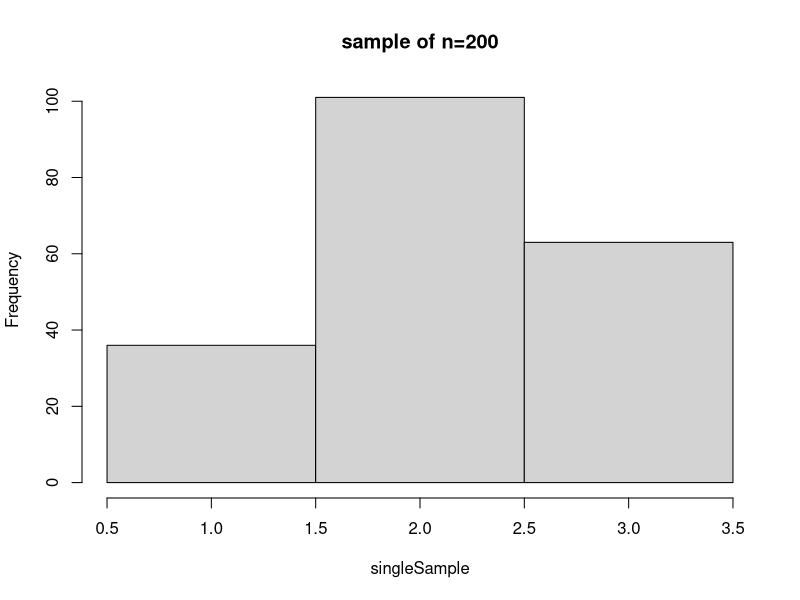
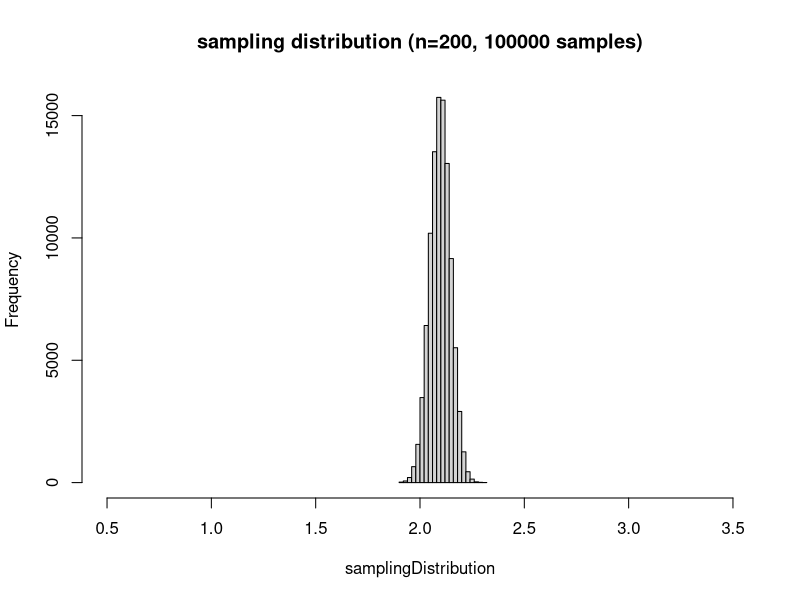
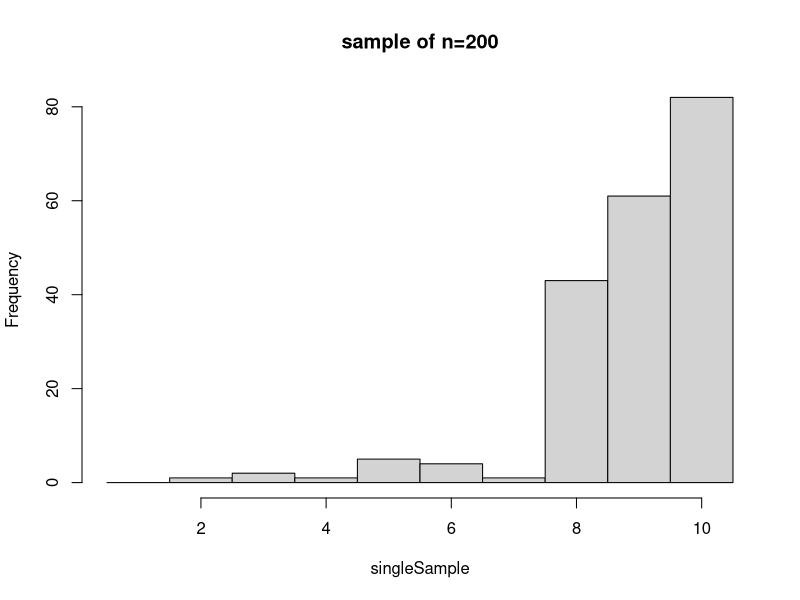
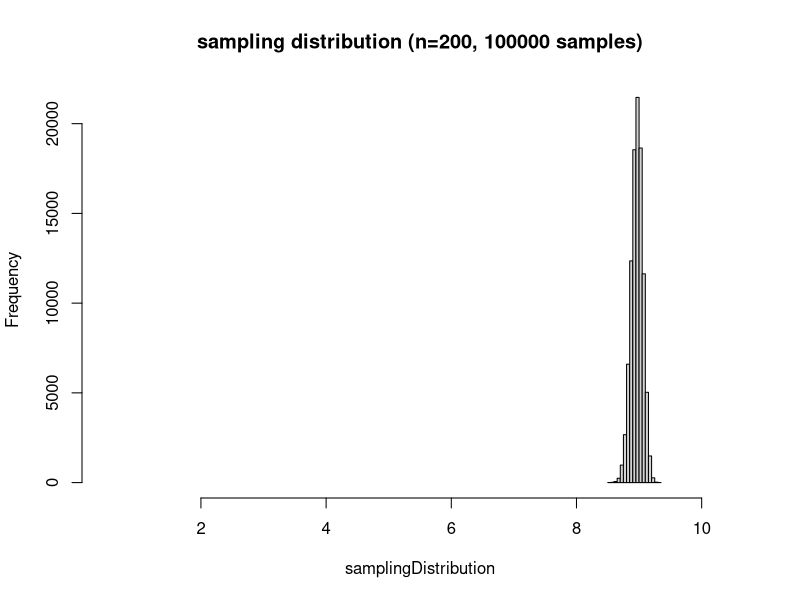
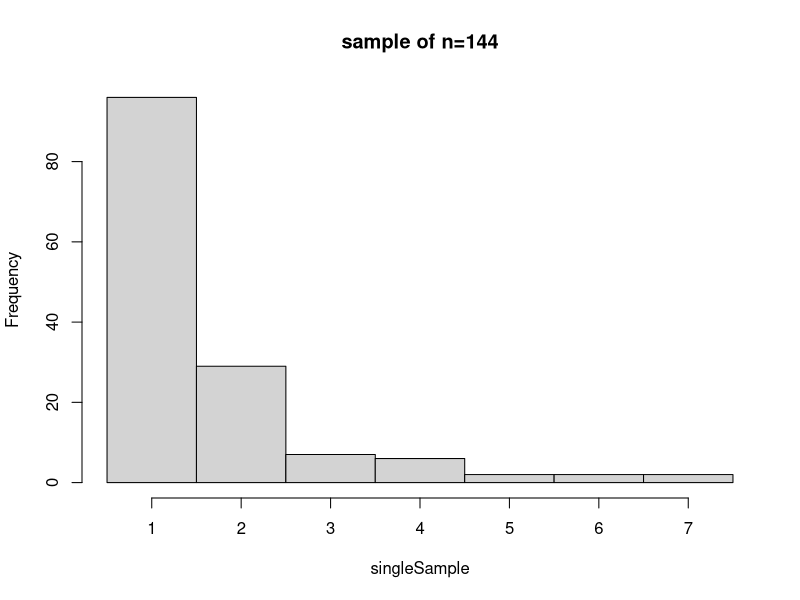
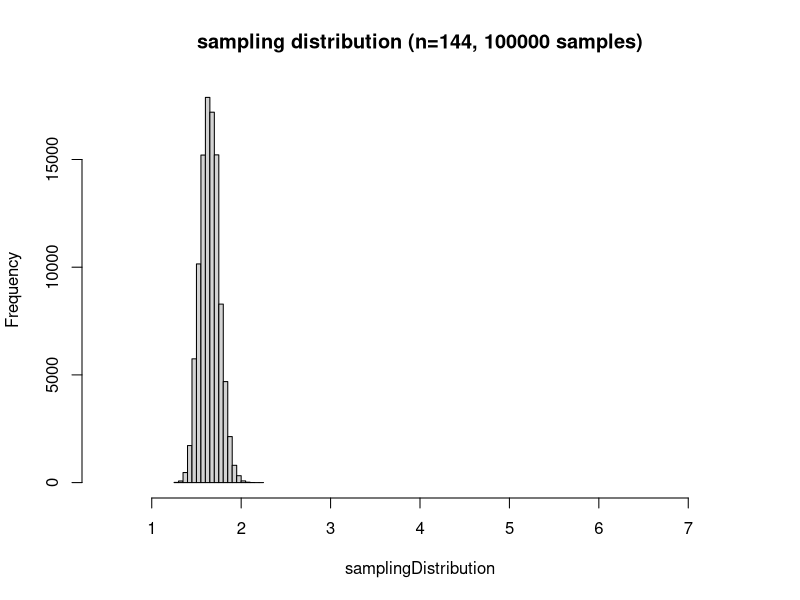
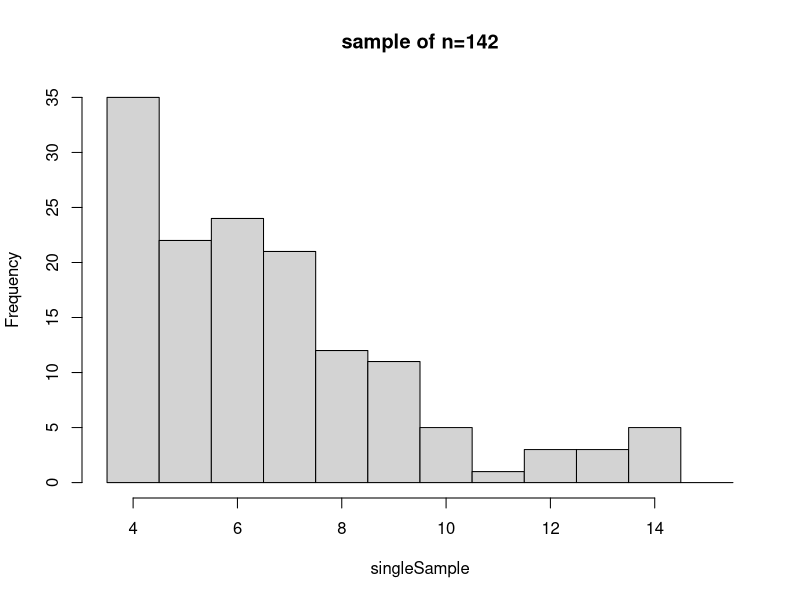
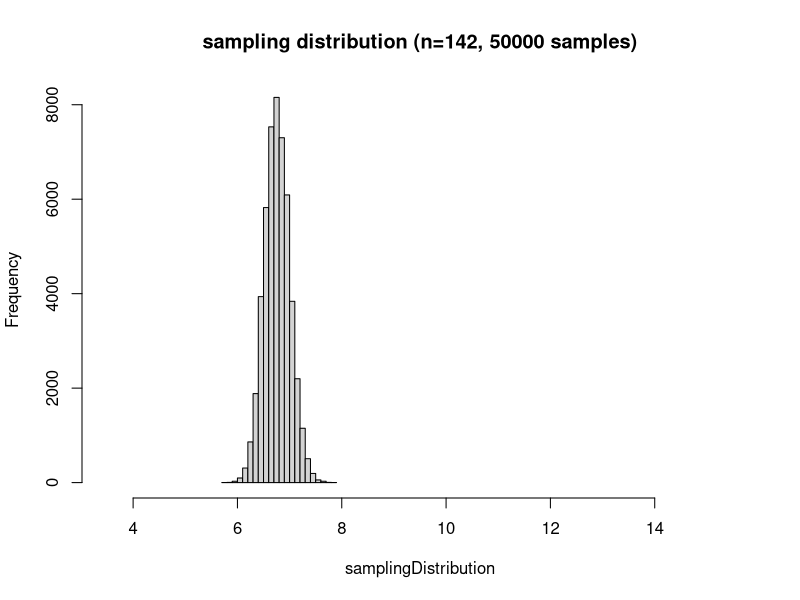

The R source for these figures, in order:
### e1071 contains the kurtosis and skewness functions
if (!is.element("e1071", installed.packages()[,1])) {
  install.packages("e1071");
}
### Load package
require(e1071);

### Function definition
samplingDistribution <- function(popValues = c(0, 1), popFrequencies = c(50, 50),
                                 sampleSize = 100, samples = 100,
                                 showSingleSample=FALSE, savePlot=FALSE, digits=3) {
  
  ### Temporarily store scientific notation threshold
  tempSciPen <- getOption("scipen");
  ### Set at 10 + digits
  options(scipen=10+digits);

  ### Take samples samples of sampleSize people and store the means
  ### (first generate an empty vector to store the means)
  samplingDistribution <- c();
  for (i in 1:samples) {
    samplingDistribution[i] <- mean(sample(popValues, size=sampleSize,
                                           replace=TRUE, prob=popFrequencies));
  }
  
  ### We need to tell the hist() function where to put
  ### the breaks. We will determine this by computing
  ### the distances between the different possible
  ### population values.
  firstVector <- popValues[-length(popValues)];
  secondVector <- popValues[-1];
  diffVector <- secondVector - firstVector;
  ### We can now divide these distances by two. When we then add the resulting
  ### vector to each population value (except the last one of course), we get
  ### the break points.
  diffVector <- diffVector/ 2;
  breaksVector <- popValues[-length(popValues)] + diffVector;
  ### Add the minimum value to the beginning
  breaksVector <- c(popValues[1] - diffVector[1], breaksVector);
  ### Add the maximum value to the end
  breaksVector[length(breaksVector)+1] <- popValues[length(popValues)] + diffVector[length(diffVector)];

  if (showSingleSample) {
    ### Take a sample of sampleSize people to show the distribution
    singleSample <- sample(popValues, size=sampleSize,
                           replace=TRUE, prob=popFrequencies);
    
    ### Maybe save plot to file
    if (savePlot) {
      png(filename=paste0("sample of n=", sampleSize, ".png"), height=300, width=600,
          bg="white");
    }
    ### Show or save the sample distribution
    hist(singleSample, breaks=breaksVector,
         main=paste0("sample of n=", sampleSize));
    if (savePlot) {
      dev.off();
    }
    
    ### If there are more than 5000 datapoints, only use the first 5000 datapoints
    if (length(singleSample) < 5000) {
      normality <- shapiro.test(singleSample);
      normTest <- paste0("Shapiro-Wilk normality test: p=", round(normality$p.value, digits),
                  " (W=", round(normality$statistic, digits),
                  "; based on ", sampleSize, " observations)");
    }
    else {
      normality <- shapiro.test(singleSample[1:5000]);
      normTest <- paste0("Shapiro-Wilk normality test: p=", round(normality$p.value, digits),
                         " (W=", round(normality$statistic, digits),
                         "; NOTE: based on the first 5000 of ",
                         sampleSize, " observations)");
    }
    ### Show output
    cat(paste0("Sample of n=", sampleSize, "\n",
               "Mean=", round(mean(singleSample), digits),
               ", SD=", round(sqrt(var(singleSample)), digits),
               ", Kurtosis=", round(kurtosis(singleSample), digits),
               ", Skewness=", round(skewness(singleSample), digits),
               "\nEstimated standard error (n = ",  sampleSize,"): ",
               round(sqrt(var(singleSample)) / sqrt(sampleSize), digits),
               "\n", normTest, "\n\n"));
    
  }
  
  ### Maybe save plot to file
  if (savePlot) {
    png(filename=paste0("sampling distribution (n=", sampleSize, ", ",
                        samples, " samples).png"), height=300, width=600,
        bg="white");
  }
  ### Show or save the sampling distribution
  ### Note that we don't use "breaks=breaksVector" because
  ### the sampling distribution contains mans, which have
  ### much higher granularity than the population values.
  ### However, we do maintain the minimum and maximum scores.
  hist(samplingDistribution, xlim=range(breaksVector),
       main=paste0("sampling distribution (n=", sampleSize, ", ", samples, " samples)"));
  if (savePlot) {
    dev.off();
  }
  
  ### If there are more than 5000 datapoints, only use the first 5000 datapoints
  if (length(samplingDistribution) < 5000) {
    normality <- shapiro.test(samplingDistribution);
    normTest <- paste0("Shapiro-Wilk normality test: p=", round(normality$p.value, digits),
                       " (W=", round(normality$statistic, digits),
                       "; based on ", samples, " observations)");
  }
  else {
    normality <- shapiro.test(samplingDistribution[1:5000]);
    normTest <- paste0("Shapiro-Wilk normality test: p=", round(normality$p.value, digits),
                       " (W=", round(normality$statistic, digits),
                       "; NOTE: based on the first 5000 of ",
                       samples, " observations)");
  }
  ### Show output
  cat(paste0("Sampling distribution of ", samples, " samples of n=", sampleSize, "\n",
             "Mean=", round(mean(samplingDistribution), digits),
             ", SD=", round(sqrt(var(samplingDistribution)), digits),
             ", Kurtosis=", round(kurtosis(samplingDistribution), digits),
             ", Skewness=", round(skewness(samplingDistribution), digits),
             "\n", normTest, "\n\n"));
  
  options(scipen=tempSciPen);
  
}

### Create a distribution of three possible values
popValues <- c(1, 2, 3);
popFrequencies <- c(20, 50, 30);

### Show the sampling distribution for samples of 5, 10, and 50 people
samplingDistribution(popValues = popValues, popFrequencies = popFrequencies,
                     sampleSize = 200, samples = 100000, showSingleSample=TRUE, digits=5);

### Create a very skewed distribution of ten possible values
popValues <- c(1, 2, 3, 4, 5, 6, 7, 8, 9, 10);
popFrequencies <- c(2, 4, 8, 6, 10, 15, 12, 200, 350, 400);

### Show the sampling distribution for samples of 5, 10, and 50 people
samplingDistribution(popValues = popValues, popFrequencies = popFrequencies,
                     sampleSize = 200, samples = 100000, showSingleSample=TRUE, digits=5);

### Create a skewed distribution of seven possible values
popValues <- c(1, 2, 3, 4, 5, 6, 7);
popFrequencies <- c(70, 15, 5, 4, 3, 2, 1);

### Show the sampling distribution for a sample of 144 people
samplingDistribution(popValues = popValues, popFrequencies = popFrequencies,
                     sampleSize = 144, samples = 100000, showSingleSample=TRUE, digits=5);

### Input a very skewed sample
popValues <- c(4, 5, 6, 7, 8, 9, 10, 11, 12, 13, 14, 15);
popFrequencies <- c(37, 20, 28, 18, 10, 8, 4, 1, 3, 6, 4, 3);

### Show the sampling distribution for this sample
samplingDistribution(popValues = popValues, popFrequencies = popFrequencies,
                     sampleSize = sum(popFrequencies), samples = 50000, showSingleSample=TRUE, digits=5);
